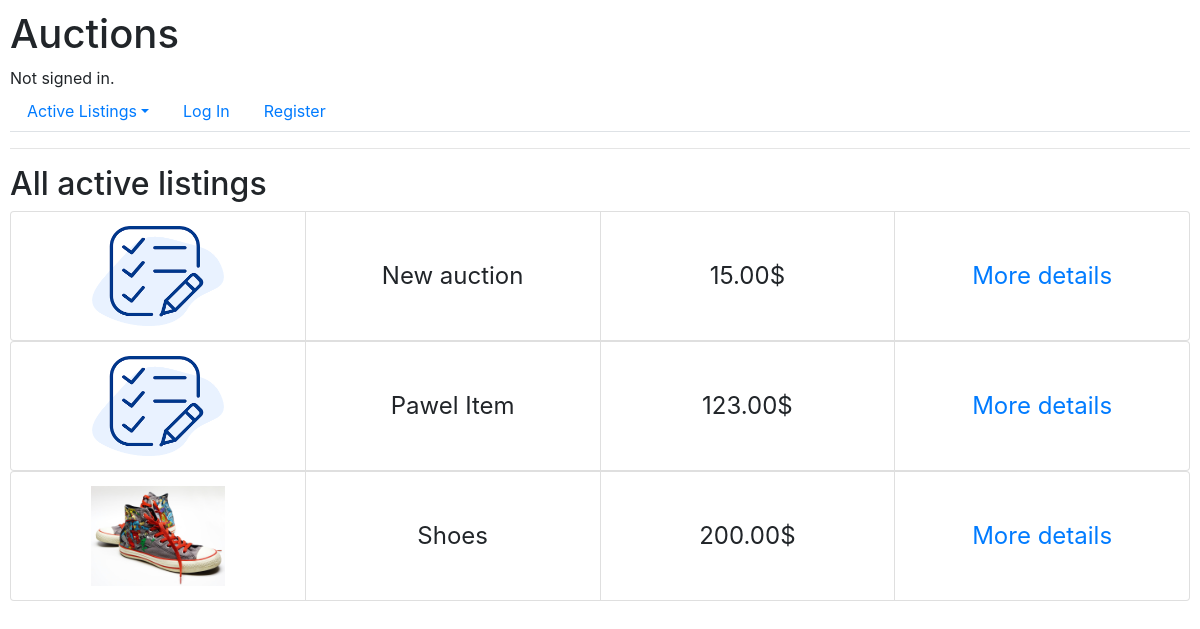
/, run on an earlier commit of the app's database.
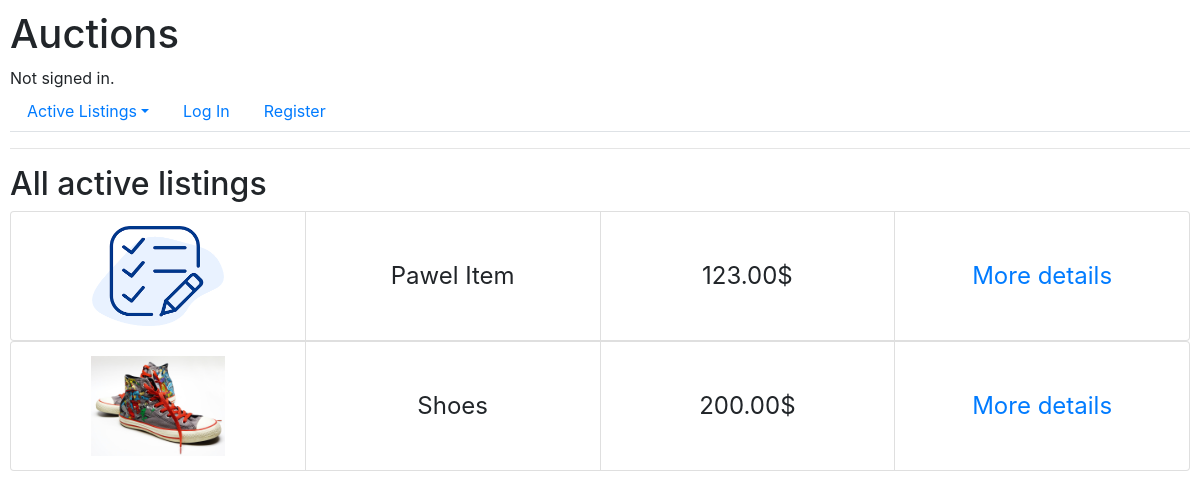
And on a later commit of the database.
### auctions/models.py (models this page shows, shortened)
class Auction(models.Model):
    title = models.CharField(max_length=64)
    description = models.CharField(max_length=300)
    current_bid = models.DecimalField(max_digits=15, decimal_places=2)
    created_date = models.DateTimeField(auto_now_add=True)
    image = models.ImageField(upload_to="images/auctions/", default=get_default_image_path)
    category = models.ForeignKey(Category, on_delete=models.CASCADE, related_name="auctionCategory")
    author = models.ForeignKey(User, on_delete=models.CASCADE, related_name="auctionAutor")
    is_active = models.BooleanField(default=True)
    winner = models.ForeignKey(User, on_delete=models.CASCADE, null=True, default = None, related_name="auctionBuyer")
    confirmed = models.BooleanField(default=False)

### auctions/views.py (the view)
# urls.py: path("", views.index, name="index"),
def index(request, category_id = 0):
    clicked = []
    winner_auctions = []
    if request.user.is_authenticated:
        winner_auctions = Auction.objects.filter(confirmed = False, winner =  request.user)
    categories = Category.objects.all()
    if category_id:
        listings = Auction.objects.filter(category_id=category_id)
        category_name = Category.objects.get(id= category_id).name
    else:
        listings = Auction.objects.all()
        category_name = "All"
    if request.user.is_authenticated:
        user = request.user
        watchlist, created = WatchList.objects.get_or_create(user=user)
        clicked = [offer.id for offer in watchlist.offer.all()]
    return render(request, "auctions/index.html",{
        "listings": listings.filter(is_active = True),
        "clicked": clicked,
        "categories": categories,
        "category": category_name,
        "winner_auctions": winner_auctions
    })

### auctions/templates/auctions/index.html (shortened to what this page needs)
{% extends "auctions/layout.html" %}
{% block body %}
    <h2>{{category}} active listings</h2>
    {% for listing in listings %}
        <div class="product">
            <ul class="list-group list-group-horizontal">
                <li class="list-group-item"><img src="{{ listing.image.url }}" alt="Obrazek"></li>
                <li class="list-group-item">{{ listing.title }}</li>
                <li class="list-group-item">{{ listing.current_bid }}$</li>
                <li class="list-group-item"><a href="{% url 'product' listing.id %}">More details</a></li>
            </ul>
        </div>
    {% endfor %}
{% endblock %}

What changed in the data, as far as the page shows it:
no longer on this page (row edited): Auction: image (placeholder picture), title "New auction", current_bid "15.00"
